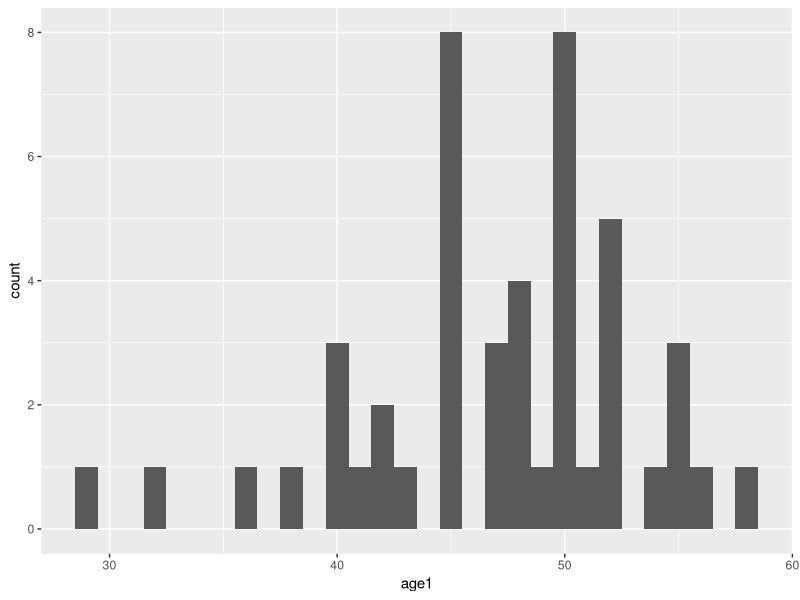
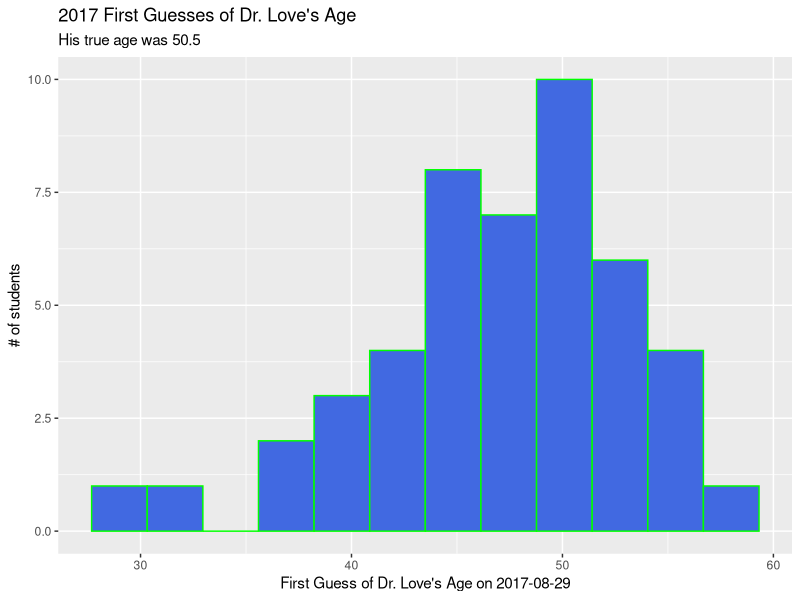
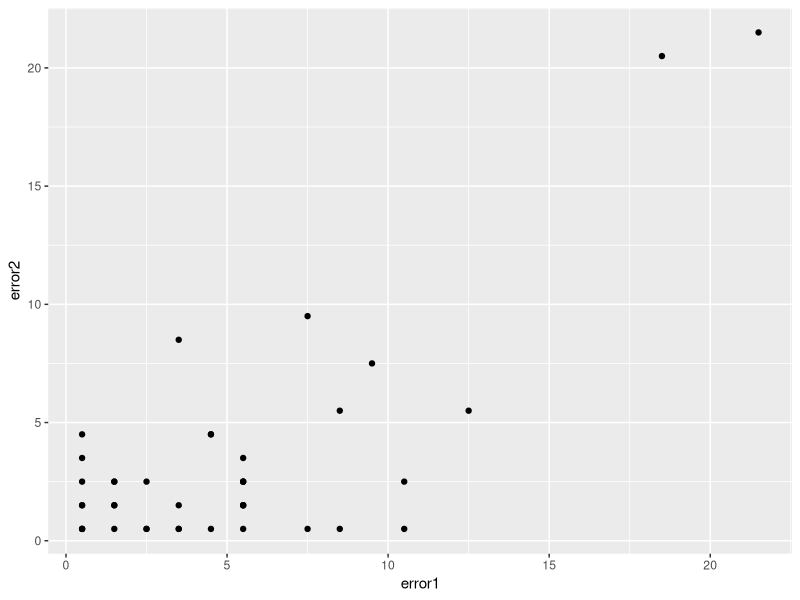
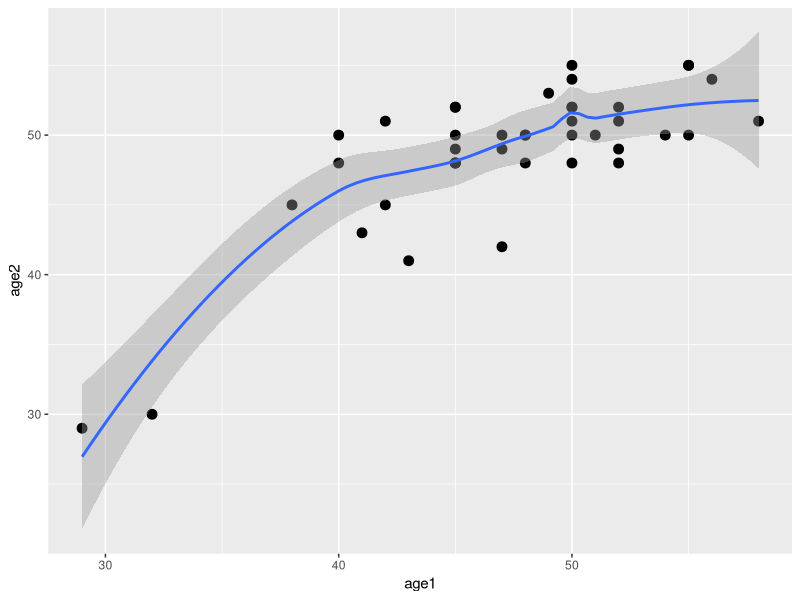
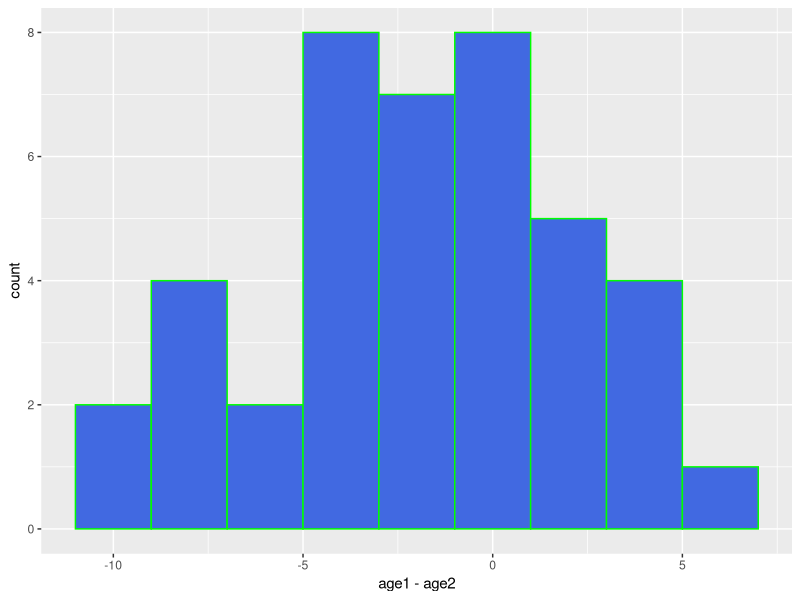

Source code (R) for these figures, in order:
## ---- chunk 1
knitr::opts_chunk$set(comment = NA)
## ---- chunk 2
library(magrittr); library(tidyverse)
## ---- chunk 3
age_love_2017 <- read_csv("age-love-2017.csv")
## ---- chunk 4
age_love_2017
## ---- chunk 5
ggplot(data = age_love_2017, aes(x = age1)) +
    geom_histogram()
## ---- chunk 6
ggplot(data = age_love_2017, aes(x = age1)) +
    geom_histogram(bins = 12, fill = "royalblue", col = "green") +
    labs(x = "First Guess of Dr. Love's Age on 2017-08-29",
         y = "# of students",
         title = "2017 First Guesses of Dr. Love's Age",
         subtitle = "His true age was 50.5")
## ---- chunk 7
summary(age_love_2017)
## ---- chunk 8
age_love_2017 <- age_love_2017 %>%
    mutate(error1 = abs(age1 - 50.5),
           error2 = abs(age2 - 50.5))

summary(age_love_2017)
## ---- chunk 9
ggplot(data = age_love_2017, aes(x = error1, y = error2)) +
    geom_point()
## ---- chunk 10
ggplot(data = age_love_2017, aes(x = age1, y = age2)) +
    geom_point(size = 3) + 
    geom_smooth(method = "loess")
## ---- chunk 11
ggplot(age_love_2017, aes(x = age1 - age2)) +
    geom_histogram(binwidth = 2, 
                   col = "green",
                   fill = "royalblue")
## ---- chunk 12
age_love_2017 %$%
    summary(age1 - age2)
## ---- chunk 13
age_love_2017 %>%
    count(age1-age2 < 0)
## ---- chunk 14
age_love_2017 %$%
    t.test(age1 - age2)
